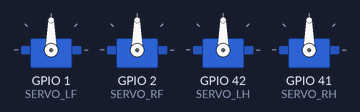
Simulated run of this sketch. Board: ESP32. Shown: 4 × servo. What the sketch prints to the serial monitor is not drawn.

Above: at 1.1 s.
At 6.18 s:
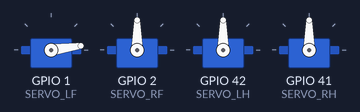
At 8.8 s:
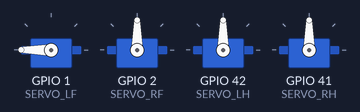
At 20.5 s:
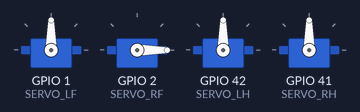
At 28.4 s:
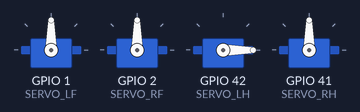
At 36.3 s:
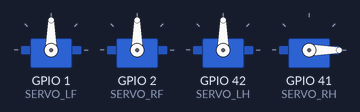
Timing chart, 0 to 40.0 s (numbered marks = the images above):
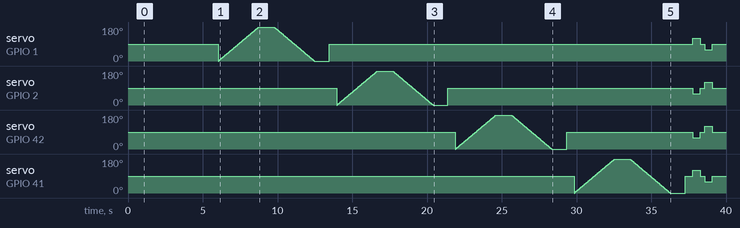

The sketch:

01_servo_test.ino
```cpp
/**
 * ============================================
 * 01_servo_test.ino
 * 四足机器马 - 4路舵机基础测试
 * ============================================
 *
 * 功能说明：
 *   - 依次测试 4 条腿的舵机（左前、右前、左后、右后）
 *   - 每个舵机从 0° → 90° → 180° → 90° 摆动
 *   - 串口监视器输出当前角度，方便观察
 *
 * 接线：
 *   舵机信号线(黄/橙) -> ESP32 GPIO
 *   舵机电源线(红)   -> 5V 外接电源正极
 *   舵机地线(棕/黑)  -> 5V 外接电源负极 + ESP32 GND（共地）
 *
 * 重要提示：
 *   1. 舵机必须由独立 5V 电源供电，ESP32 的 5V 引脚无法驱动多个舵机
 *   2. ESP32 GND 必须与舵机电源负极相连（共地）
 *   3. 首次测试建议一次只接一个舵机，确认正常后再接多个
 */

#include <ESP32Servo.h>

// ============================================
// 引脚定义（根据 HARDWARE_SPEC.md 分配）
// ============================================
#define SERVO_LF  1   // 左前腿 (Left Front)
#define SERVO_RF  2   // 右前腿 (Right Front)
#define SERVO_LH  42  // 左后腿 (Left Hind)
#define SERVO_RH  41  // 右后腿 (Right Hind)

// ============================================
// 舵机对象
// ============================================
Servo servoLF;
Servo servoRF;
Servo servoLH;
Servo servoRH;

// 舵机角度限制（根据你的机械结构调整）
const int SERVO_MIN_ANGLE = 0;    // 最小角度
const int SERVO_MAX_ANGLE = 180;  // 最大角度
const int SERVO_CENTER    = 90;   // 中位（站立姿态）

// 测试参数
const int SWEEP_DELAY = 15;       // 角度变化间隔(ms)，越大越慢
const int PAUSE_TIME  = 1000;     // 每个位置停留时间(ms)

// ============================================
// 初始化
// ============================================
void setup() {
  Serial.begin(115200);
  delay(1000);

  Serial.println("\n============================================");
  Serial.println("   四足机器马 - 舵机测试程序");
  Serial.println("============================================");
  Serial.println("\n[提示] 确保舵机电源已连接，且与 ESP32 共地!");
  Serial.println("[提示] 建议先只接一个舵机测试，逐步增加。\n");

  // ESP32Servo 库允许将 Servo 附加到任意 GPIO
  // 第二个参数是 PWM 通道（ESP32 有 16 个通道，0-15）
  servoLF.attach(SERVO_LF, 500, 2500);  // 500-2500us 脉宽对应 0-180°
  servoRF.attach(SERVO_RF, 500, 2500);
  servoLH.attach(SERVO_LH, 500, 2500);
  servoRH.attach(SERVO_RH, 500, 2500);

  Serial.println("[初始化] 4 路舵机已附加到 GPIO:");
  Serial.printf("         左前腿 -> GPIO %d\n", SERVO_LF);
  Serial.printf("         右前腿 -> GPIO %d\n", SERVO_RF);
  Serial.printf("         左后腿 -> GPIO %d\n", SERVO_LH);
  Serial.printf("         右后腿 -> GPIO %d\n", SERVO_RH);

  // 全部回到中位（90°）
  Serial.println("\n[动作] 所有舵机归中位 (90°)...");
  setAllServos(SERVO_CENTER);
  delay(2000);

  Serial.println("\n[就绪] 3 秒后开始测试...\n");
  delay(3000);
}

// ============================================
// 主循环 - 依次测试每个舵机
// ============================================
void loop() {
  // 测试顺序：左前 -> 右前 -> 左后 -> 右后
  testServo(servoLF, "左前腿", SERVO_LF);
  testServo(servoRF, "右前腿", SERVO_RF);
  testServo(servoLH, "左后腿", SERVO_LH);
  testServo(servoRH, "右后腿", SERVO_RH);

  // 全部一起摆动（模拟行走动作）
  Serial.println("\n[动作] 全部舵机同步摆动（模拟行走）...");
  allServoSwing();

  Serial.println("\n[完成] 本轮测试结束，3 秒后重新开始...");
  Serial.println("============================================\n");
  delay(3000);
}

// ============================================
// 单个舵机测试：0° -> 180° -> 0°
// ============================================
void testServo(Servo &servo, const char* name, int pin) {
  Serial.printf("\n[测试] %s (GPIO %d)\n", name, pin);
  Serial.println("       角度: 0° -> 180° -> 0°");

  // 0° -> 180°
  for (int angle = SERVO_MIN_ANGLE; angle <= SERVO_MAX_ANGLE; angle++) {
    servo.write(angle);
    if (angle % 30 == 0) {
      Serial.printf("       当前角度: %d°\n", angle);
    }
    delay(SWEEP_DELAY);
  }

  delay(PAUSE_TIME);
  Serial.println("       到达 180°，停顿 1 秒");

  // 180° -> 0°
  for (int angle = SERVO_MAX_ANGLE; angle >= SERVO_MIN_ANGLE; angle--) {
    servo.write(angle);
    if (angle % 30 == 0) {
      Serial.printf("       当前角度: %d°\n", angle);
    }
    delay(SWEEP_DELAY);
  }

  delay(PAUSE_TIME);
  Serial.println("       回到 0°，停顿 1 秒");

  // 回到中位
  servo.write(SERVO_CENTER);
  Serial.printf("       归中位 (%d°)\n", SERVO_CENTER);
  delay(500);
}

// ============================================
// 全部舵机同步摆动（模拟简单步态）
// ============================================
void allServoSwing() {
  // 对角腿同步摆动（小跑步态简化版）
  // 左前 + 右后 向前，右前 + 左后 向后

  Serial.println("       阶段1: 左前/右后 前摆，右前/左后 后摆");
  servoLF.write(120);
  servoRH.write(120);
  servoRF.write(60);
  servoLH.write(60);
  delay(500);

  Serial.println("       阶段2: 全部归中");
  setAllServos(SERVO_CENTER);
  delay(300);

  Serial.println("       阶段3: 左前/右后 后摆，右前/左后 前摆");
  servoLF.write(60);
  servoRH.write(60);
  servoRF.write(120);
  servoLH.write(120);
  delay(500);

  Serial.println("       阶段4: 全部归中");
  setAllServos(SERVO_CENTER);
  delay(300);
}

// ============================================
// 设置所有舵机到指定角度
// ============================================
void setAllServos(int angle) {
  servoLF.write(angle);
  servoRF.write(angle);
  servoLH.write(angle);
  servoRH.write(angle);
}
```
